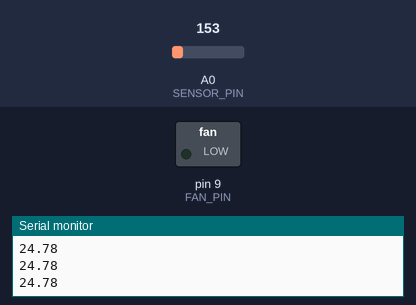
Recording of a sketch running on a simulated Arduino Uno, built with avr-gcc and run on an emulated ATmega328P. Parts: switched loads named in the sketch (green lamp = pin HIGH), the last lines printed to the serial monitor. The inputs (shaded band) are chosen by the test bench; at power-on: A0 (SENSOR_PIN) = 153.

Above: at 1.3 s.
1.4 s: A0 (SENSOR_PIN) set to 176
At 2.2 s:
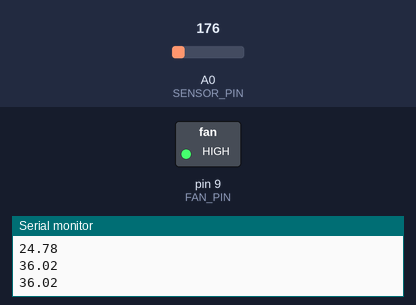
3.0 s: A0 (SENSOR_PIN) set to 133
At 3.4 s:
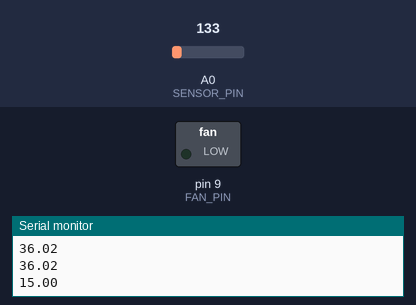
4.5 s: A0 (SENSOR_PIN) set to 165
At 5.8 s:
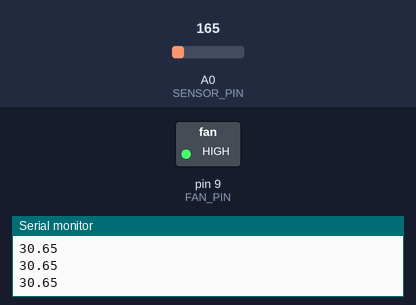
Timing chart, 0 to 7.5 s (numbered marks = the images above; inputs shaded):
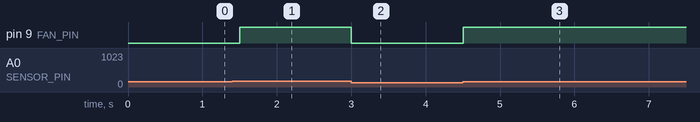

The sketch:

fan_control.ino
```cpp
const int SENSOR_PIN = A0;
const int FAN_PIN = 9;
const float T_ON = 30.0, T_OFF = 27.0;   /* degrees C */
int fan_on = 0;

void setup() {
    pinMode(FAN_PIN, OUTPUT);
    Serial.begin(9600);
}

void loop() {                             /* called again and again, forever */
    int raw = analogRead(SENSOR_PIN);     /* 0 ... 1023 */
    float volts = raw * 5.0 / 1023.0;
    float T = (volts - 0.5) * 100.0;      /* TMP36 sensor: 10 mV per degree */
    if (!fan_on && T > T_ON)  fan_on = 1;
    if (fan_on && T < T_OFF)  fan_on = 0;
    digitalWrite(FAN_PIN, fan_on ? HIGH : LOW);
    Serial.println(T);
    delay(500);                           /* wait 0.5 s */
}
```

Measured:
- the behaviour switches between 163 and 164 on A0 (SENSOR_PIN) (found by bisection; images 0 and 1)
- after the input at 1.4 s, pin 9 (FAN_PIN): LOW → HIGH after 0.10 s
- after the input at 3.0 s, pin 9 (FAN_PIN): HIGH → LOW at once
- after the input at 4.5 s, pin 9 (FAN_PIN): LOW → HIGH at once
